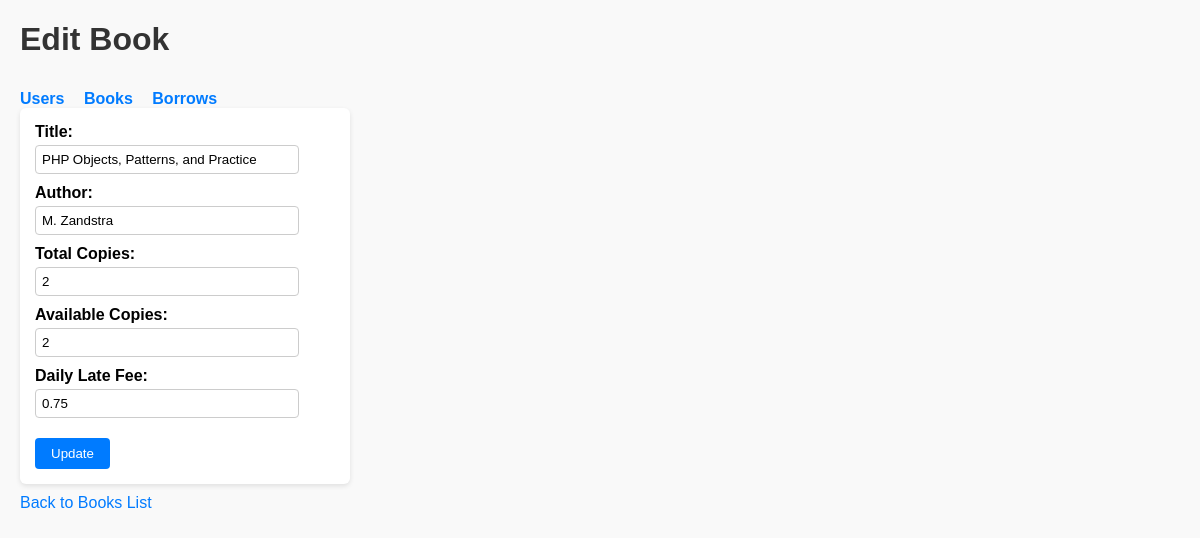
/public/book/edit/2, run on the app's committed database.
### tables this page shows
CREATE TABLE IF NOT EXISTS books (
  id INT AUTO_INCREMENT PRIMARY KEY,
  title VARCHAR(255) NOT NULL,
  author VARCHAR(150) NOT NULL,
  total_copies INT NOT NULL DEFAULT 1,
  available_copies INT NOT NULL DEFAULT 1,
  daily_late_fee DECIMAL(8,2) DEFAULT 0.50,
  created_at TIMESTAMP DEFAULT CURRENT_TIMESTAMP
);

### app/Controllers/BookController.php (called while the page is built, shortened)
<?php
class BookController extends Controller {
    private Book $bookModel;
    public function __construct() {
        $this->bookModel = new Book();
    }
    public function edit($id = 0): void {
        $id = (int)$id;
        $book = $this->bookModel->find($id);
        $this->view('books/form.php', ['book' => $book]);
    }
}

### public/index.php (called while the page is built, shortened)
<?php
spl_autoload_register(function($class) {
    $prefix = 'App\\';
    $baseDir = __DIR__ . '/../app/';
    if (str_starts_with($class, $prefix)) {
        $relative = substr($class, strlen($prefix));
        $path = $baseDir . str_replace('\\', '/', $relative) . '.php';
    }
});
$uri = trim(str_replace('/library-mvc/public/', '', $_SERVER['REQUEST_URI']), '/');
$segments = explode('/', $uri);
$action     = $segments[1] ?? 'index';
$params     = array_slice($segments, 2);
$action     = preg_replace('/[^a-zA-Z0-9]/', '', $action);
$ctrl = new $controllerClass();
call_user_func_array([$ctrl, $action], $params);

### app/Core/Database.php (called while the page is built, shortened)
<?php
class Database {
    private static ?PDO $instance = null;
    public static function getInstance(): PDO {
        if (self::$instance === null) {
            $db = new self();
            $dsn = "mysql:host={$db->host};dbname={$db->db};charset={$db->charset}";
            try {
                $pdo = new PDO($dsn, $db->user, $db->pass, [
                    PDO::ATTR_ERRMODE => PDO::ERRMODE_EXCEPTION,
                    PDO::ATTR_DEFAULT_FETCH_MODE => PDO::FETCH_ASSOC,
                    PDO::ATTR_EMULATE_PREPARES => false,
                ]);
                self::$instance = $pdo;
            } catch (PDOException $e) {
                error_log('Database Connection Error: ' . $e->getMessage());
                throw new PDOException('Database connection failed.');
            }
        }
        return self::$instance;
    }
}

### app/Core/Model.php (called while the page is built, shortened)
<?php
class Model {
    public function __construct() {
        $this->db = Database::getInstance();
    }
}

### app/Models/Book.php (called while the page is built, shortened)
<?php
class Book extends Model {
    protected string $table = 'books';
    public function find(int $id): ?array {
        $stmt = $this->db->prepare("SELECT * FROM {$this->table} WHERE id = :id LIMIT 1");
        $stmt->execute(['id' => $id]);
        $res = $stmt->fetch();
        return $res ?: null;
    }
}

### app/Views/books/form.php (the view, shortened to what this page needs)
<?php
$id = $book['id'] ?? null;
$title = $book['title'] ?? '';
$author = $book['author'] ?? '';
$totalCopies = $book['total_copies'] ?? 1;
$availableCopies = $book['available_copies'] ?? 1;
$dailyLateFee = $book['daily_late_fee'] ?? 0.5;
$isEdit = isset($book);
$formAction = $isEdit
    ? "/library-mvc/public/book/edit/{$id}"
    : "/library-mvc/public/book/create";
?>
<!doctype html>
<html lang="en">
<head>
</head>
<body>
    <h1><?= $isEdit ? 'Edit' : 'Add' ?> Book</h1>
    <nav>
        <a href="/library-mvc/public/user/index">Users</a>
        <a href="/library-mvc/public/book/index">Books</a>
        <a href="/library-mvc/public/borrow/index">Borrows</a>
    </nav>
    <form method="post" action="<?= htmlspecialchars($formAction, ENT_QUOTES) ?>">
        <label for="title">Title:
            <input type="text" id="title" name="title" required value="<?= htmlspecialchars($title, ENT_QUOTES) ?>">
        </label>
        <label for="author">Author:
            <input type="text" id="author" name="author" required value="<?= htmlspecialchars($author, ENT_QUOTES) ?>">
        </label>
        <label for="total_copies">Total Copies:
            <input type="number" id="total_copies" name="total_copies" min="1" required value="<?= htmlspecialchars($totalCopies, ENT_QUOTES) ?>">
        </label>
        <label for="available_copies">Available Copies:
            <input type="number" id="available_copies" name="available_copies" min="0" required value="<?= htmlspecialchars($availableCopies, ENT_QUOTES) ?>">
        </label>
        <label for="daily_late_fee">Daily Late Fee:
            <input type="number" id="daily_late_fee" name="daily_late_fee" step="0.01" min="0" value="<?= htmlspecialchars($dailyLateFee, ENT_QUOTES) ?>">
        </label>
        <button type="submit"><?= $isEdit ? 'Update' : 'Save' ?></button>
    </form>
    <a href="/library-mvc/public/book/index">Back to Books List</a>
</body>
</html>

### app/Views/books/form.php (style rules this page uses)
body { font-family: Arial, sans-serif; margin: 20px; background: #f9f9f9; }
h1 { color: #333; }
label { display: block; margin-bottom: 10px; font-weight: bold; }
input { padding: 6px; width: 250px; margin-top: 4px; border: 1px solid #ccc; border-radius: 4px; }
button { padding: 8px 16px; margin-top: 10px; cursor: pointer; background-color: #007BFF; color: #fff; border: none; border-radius: 4px; }
a { display: inline-block; margin-top: 10px; text-decoration: none; color: #007BFF; }
nav a { margin-right: 15px; font-weight: bold; }
form { background: #fff; padding: 15px; border-radius: 6px; box-shadow: 0 2px 5px rgba(0,0,0,0.1); width: 300px; }

### data on the page
books: title "PHP Objects, Patterns, and Practice", author "M. Zandstra", total_copies "2", available_copies "2", daily_late_fee "0.75"
